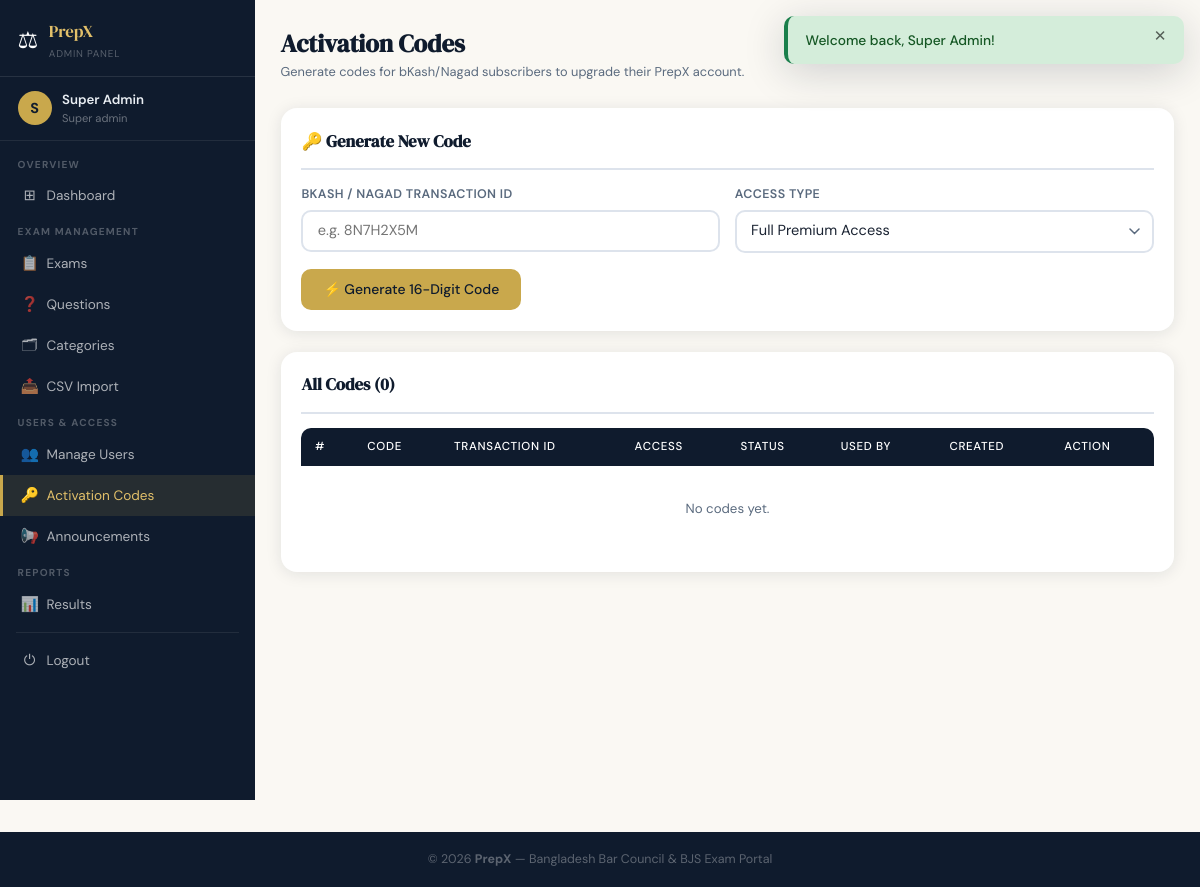
The page /admin/activation_codes.php (signed in) on the database its author committed.
### tables this page shows
CREATE TABLE IF NOT EXISTS `users`(
  `id` INT(11) NOT NULL AUTO_INCREMENT,
  `name` VARCHAR(120) NOT NULL,
  `email` VARCHAR(180) NOT NULL,
  `password` VARCHAR(255) NOT NULL,
  `role` ENUM('super_admin','teacher','student') NOT NULL DEFAULT 'student',
  `status` ENUM('free','premium') NOT NULL DEFAULT 'free',
  `phone` VARCHAR(20) DEFAULT NULL,
  `created_at` DATETIME NOT NULL DEFAULT CURRENT_TIMESTAMP,
  `last_login` DATETIME DEFAULT NULL,
  PRIMARY KEY(`id`),
  UNIQUE KEY`email`(`email`)
);

### config.php (called while the page is built, shortened)
<?php
function db(): PDO {
    static $pdo = null;
    if ($pdo === null) {
        $dsn  = 'mysql:host='.DB_HOST.';dbname='.DB_NAME.';charset='.DB_CHARSET;
        $opts = [
            PDO::ATTR_ERRMODE            => PDO::ERRMODE_EXCEPTION,
            PDO::ATTR_DEFAULT_FETCH_MODE => PDO::FETCH_ASSOC,
            PDO::ATTR_EMULATE_PREPARES   => false,
        ];
        try { $pdo = new PDO($dsn, DB_USER, DB_PASS, $opts); }
        catch (PDOException $e) {
            die('<p style="font-family:sans-serif;color:#c0392b;padding:2rem;">
                 Database connection failed. Check config.php.</p>');
        }
    }
    return $pdo;
}
function e(string $s): string {
    return htmlspecialchars($s, ENT_QUOTES | ENT_SUBSTITUTE, 'UTF-8');
}
function currentUser(): ?array {
    static $user = null;
    if ($user === null) {
        $st = db()->prepare('SELECT * FROM users WHERE id=? LIMIT 1');
        $st->execute([$_SESSION['user_id']]);
        $user = $st->fetch() ?: null;
    }
    return $user;
}

### admin/activation_codes.php (the view, shortened to what this page needs)
<?php
require_once __DIR__.'/../config.php';
$pdo = db();
$page=$max=1; $perPage=20; $page=max(1,(int)($_GET['page']??1)); $offset=($page-1)*$perPage;
$total=(int)$pdo->query('SELECT COUNT(*) FROM activation_codes')->fetchColumn();
$codes=$pdo->query(
    "SELECT ac.*,u.name AS used_by_name,u.email AS used_by_email,cu.name AS creator_name
     FROM activation_codes ac
     LEFT JOIN users u ON u.id=ac.assigned_to
     LEFT JOIN users cu ON cu.id=ac.created_by
     ORDER BY ac.created_at DESC LIMIT $perPage OFFSET $offset"
)->fetchAll();
?>
<?php require_once __DIR__.'/../includes/header.php'; ?>
<div class="layout">
<?php require_once __DIR__.'/../includes/admin_sidebar.php'; ?>
<main class="main-content">
<div class="topbar">
  <div>
    <h1 class="topbar__title">Activation Codes</h1>
    <p class="topbar__sub">Generate codes for bKash/Nagad subscribers to upgrade their PrepX account.</p>
  </div>
</div>
<div class="card">
  <div class="card__header"><h2 class="card__title">🔑 Generate New Code</h2></div>
  <form method="POST">
    <div class="form-row">
      <div class="form-group">
        <label>bKash / Nagad Transaction ID</label>
        <input type="text" name="transaction_id" placeholder="e.g. 8N7H2X5M" required>
      </div>
      <div class="form-group">
        <label>Access Type</label>
        <select name="access_type" id="accessType">
          <option value="full">Full Premium Access</option>
        </select>
      </div>
    </div>
    <button type="submit" class="btn btn--gold">⚡ Generate 16-Digit Code</button>
  </form>
</div>
<div class="card">
  <div class="card__header">
    <h2 class="card__title">All Codes (<?=$total?>)</h2>
  </div>
  <div class="table-wrap">
    <table>
      <thead>
        <tr><th>#</th><th>Code</th><th>Transaction ID</th><th>Access</th><th>Status</th><th>Used By</th><th>Created</th><th>Action</th></tr>
      </thead>
      <tbody>
      <?php foreach($codes as $i=>$c): ?>
      <tr>
        <td><?=$offset+$i+1?></td>
        <td><code style="font-family:monospace;font-weight:700;color:var(--navy);letter-spacing:.06em;font-size:.82rem;"><?=e($c['code'])?></code></td>
        <td style="font-size:.8rem;"><?=e($c['transaction_id']?:'—')?></td>
        <td>
          <?php if($c['access_type']==='full'): ?>
          <span class="badge badge--navy">Full</span>
          <?php else: ?>
          <span class="badge badge--gold" title="Categories: <?=e($c['category_ids'])?>">Category</span>
          <?php endif; ?>
        </td>
        <td><?=$c['is_used']?'<span class="badge badge--success">Used</span>':'<span class="badge badge--muted">Unused</span>'?></td>
        <td style="font-size:.78rem;">
          <?=$c['used_by_name']?e($c['used_by_name']).'<br><span style="color:var(--text-muted);">'.e($c['used_by_email']).'</span>':'—'?>
        </td>
        <td style="font-size:.75rem;">
          <?=date('d M Y',strtotime($c['created_at']))?><br>
          <span style="color:var(--text-muted);">by <?=e($c['creator_name']?:'—')?></span>
        </td>
        <td>
          <?php if(!$c['is_used']): ?>
          <form method="POST" style="display:inline;">
            <input type="hidden" name="csrf_token" value="<?=csrfToken()?>">
            <input type="hidden" name="action"  value="delete">
            <input type="hidden" name="code_id" value="<?=$c['id']?>">
            <button class="btn btn--sm btn--danger" data-confirm="Delete this unused code?">Delete</button>
          </form>
          <?php else: echo '—'; endif; ?>
        </td>
      </tr>
      <?php endforeach; if(!$codes): ?>
      <tr><td colspan="8" style="text-align:center;padding:2rem;color:var(--text-muted);">No codes yet.</td></tr>
      <?php endif; ?>
      </tbody>
    </table>
  </div>
</div>
</main></div>
<?php require_once __DIR__.'/../includes/footer.php'; ?>

### includes/admin_sidebar.php (shortened to what this page needs)
<?php
$user = currentUser();
function isActive(string $f): string {
    return basename($_SERVER['PHP_SELF'])===$f ? 'active' : '';
}
?>
<nav class="sidebar" id="sidebar">
  <div class="sidebar__brand">
    <span class="sidebar__logo">⚖</span>
    <div>
      <div class="sidebar__name">PrepX</div>
      <div class="sidebar__tagline">Admin Panel</div>
    </div>
  </div>
  <div class="sidebar__user">
    <div class="sidebar__avatar"><?= e(mb_substr($user['name'],0,1)) ?></div>
    <div>
      <div class="sidebar__uname"><?= e(mb_substr($user['name'],0,18)) ?></div>
      <div class="sidebar__role"><?= e(ucfirst(str_replace('_',' ',$user['role']))) ?></div>
    </div>
  </div>
  <ul class="sidebar__nav">
    <li class="sidebar__section">Overview</li>
    <li><a href="/admin/dashboard.php" class="<?= isActive('dashboard.php') ?>"><span class="nav-icon">⊞</span> Dashboard</a></li>
    <?php if (in_array($user['role'],['super_admin','teacher'])): ?>
    <li class="sidebar__section">Exam Management</li>
    <li><a href="/admin/exams.php" class="<?= isActive('exams.php') ?>"><span class="nav-icon">📋</span> Exams</a></li>
    <li><a href="/admin/questions.php" class="<?= isActive('questions.php') ?>"><span class="nav-icon">❓</span> Questions</a></li>
    <li><a href="/admin/categories.php" class="<?= isActive('categories.php') ?>"><span class="nav-icon">🗂</span> Categories</a></li>
    <li><a href="/admin/csv_import.php" class="<?= isActive('csv_import.php') ?>"><span class="nav-icon">📤</span> CSV Import</a></li>
    <?php endif; ?>
    <?php if ($user['role']==='super_admin'): ?>
    <li class="sidebar__section">Users &amp; Access</li>
    <li><a href="/admin/users.php" class="<?= isActive('users.php') ?>"><span class="nav-icon">👥</span> Manage Users</a></li>
    <li><a href="/admin/activation_codes.php" class="<?= isActive('activation_codes.php') ?>"><span class="nav-icon">🔑</span> Activation Codes</a></li>
    <li><a href="/admin/announcements.php" class="<?= isActive('announcements.php') ?>"><span class="nav-icon">📢</span> Announcements</a></li>
    <?php endif; ?>
    <li class="sidebar__section">Reports</li>
    <li><a href="/admin/results.php" class="<?= isActive('results.php') ?>"><span class="nav-icon">📊</span> Results</a></li>
    <li class="sidebar__divider"></li>
    <li><a href="/logout.php"><span class="nav-icon">⏻</span> Logout</a></li>
  </ul>
</nav>

### rows shown on the page
users: name "S", name "Super Admin", role "Super admin"

### other values the page prints
$flash['msg'] "Welcome back, Super Admin!"
$total "0"
